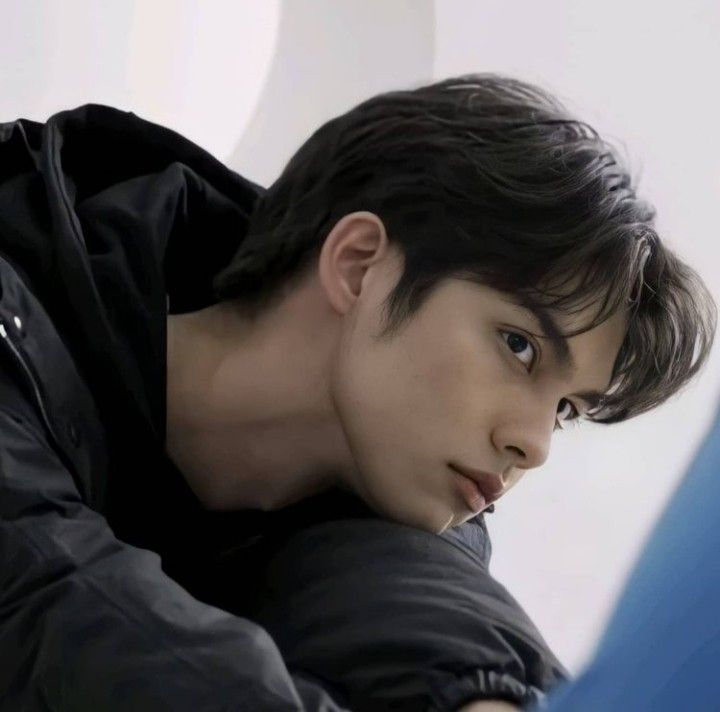
#> input picture setup/case1/anhgoc_case1.jpg, 720 x 712 px, found by its file name; the run also reads 1 picture not shown here
$ jupyter execute CSN_LOCTRUNGBINH.ipynb
#> lines starting #> are read from the running program, lines starting #| are printed output that depends on the picture
# Lọc trung bình

[cell 1]
from PIL import Image
import matplotlib.pyplot as plt
import numpy as np
from google.colab import files

# Bước 1: Đọc ảnh và chuyển sang ảnh xám
  # Tải ảnh lên từ máy tính
uploaded = files.upload()  # Hiển thị giao diện tải lên
#> the answer given: anhgoc_case1.jpg
uploaded_filename = list(uploaded.keys())[0]  # Lấy tên tệp đầu tiên được tải lên
print(f"Tệp được tải lên: {uploaded_filename}")
  # Đọc ảnh và chuyển sang ảnh xám
anh_nhieu = Image.open(uploaded_filename).convert("L")
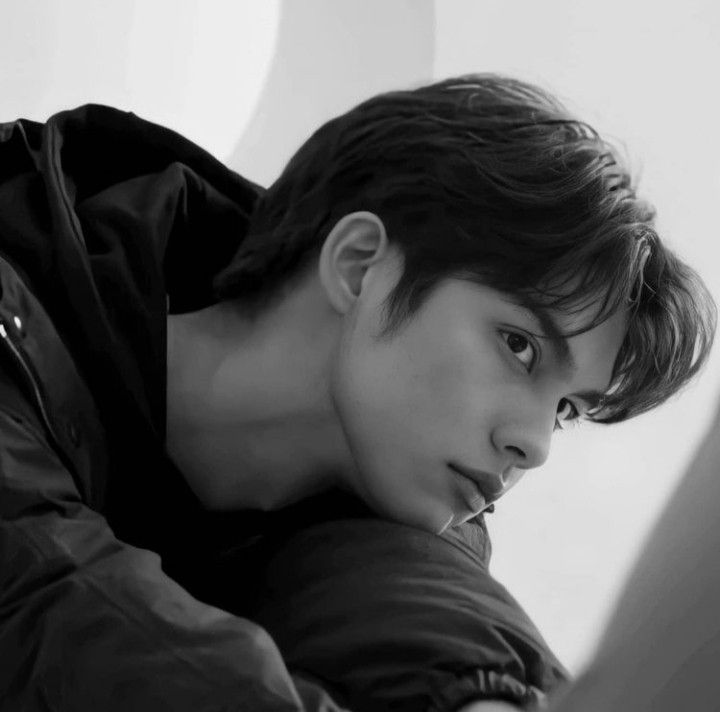
#> anh_nhieu: PIL image 720x712 L; min 0, max 252, mean 92.5
ma_tran_anh_nhieu = np.array(anh_nhieu)

# Bước 2: Xây dựng hàm lọc trung bình thủ công
def loc_trung_binh(anh, kich_thuoc_mat_na):
    """
    Thực hiện lọc trung bình trên ma trận ảnh.
    - Thêm padding để tránh lỗi biên.
    - Tính toán trung bình của các giá trị pixel trong một cửa sổ vuông.
    """
    dem = kich_thuoc_mat_na // 2  # Bán kính của kernel (kích thước cửa sổ / 2)
    chieu_cao, chieu_rong = anh.shape
    # Tạo padding xung quanh ảnh để tránh lỗi biên khi xử lý
    chieu_cao_padding = chieu_cao + 2 * dem
    chieu_rong_padding = chieu_rong + 2 * dem
    anh_padding = [[0] * chieu_rong_padding for _ in range(chieu_cao_padding)]
    # Sao chép nội dung ảnh gốc vào giữa ảnh padding
    # Các pixel được thêm vào biên sẽ có giá trị 0
    for i in range(chieu_cao):
        for j in range(chieu_rong):
            anh_padding[i + dem][j + dem] = anh[i][j]
   # Tạo ma trận kết quả để lưu các giá trị sau khi lọc
    anh_loc = [[0] * chieu_rong for _ in range(chieu_cao)]

    # Lọc trung bình: duyệt qua từng pixel trong ảnh gốc
    for i in range(chieu_cao):
        for j in range(chieu_rong):
            tong = 0
            so_phan_tu = 0
            # Lấy trung bình các giá trị trong cửa sổ kích thước `kich_thuoc_mat_na`
            for x in range(-dem, dem + 1):
                for y in range(-dem, dem + 1):
                    tong += anh_padding[i + dem + x][j + dem + y]
                    so_phan_tu += 1
            anh_loc[i][j] = tong // so_phan_tu  # Lấy giá trị trung bình (làm tròn xuống)
    return anh_loc

# Bước 3: Áp dụng hàm lọc trung bình với kích thước cửa sổ được chỉ định
  # Yêu cầu người dùng nhập kích thước mặt nạ
print("Chọn kích thước mặt nạ:")
print("3: Kích thước mặt nạ 3x3")
print("5: Kích thước mặt nạ 5x5")
print("7: Kích thước mặt nạ 7x7")
# Nhập kích thước mặt nạ
while True:
    try:
        kich_thuoc_mat_na = int(input())
        if kich_thuoc_mat_na in [3, 5, 7]:
            break
        else:
            print("Kích thước không hợp lệ! Vui lòng chỉ nhập 3, 5, hoặc 7.")
    except ValueError:
        print("Vui lòng nhập số hợp lệ.")
#> this loop made 1 pass; the answer given on pass 1: 3
# Hiển thị kết quả lựa chọn
print(f"Kích thước mặt nạ bạn chọn là: {kich_thuoc_mat_na}x{kich_thuoc_mat_na}")
ma_tran_anh_loc = loc_trung_binh(ma_tran_anh_nhieu, kich_thuoc_mat_na)
#> after the loop in loc_trung_binh, `for i in range(chieu_cao):`: anh_padding = 714 items
#> after the loop in loc_trung_binh, `for i in range(chieu_cao):`: anh_loc = 712 items
#> ma_tran_anh_loc = 712 items

# Bước 4: Hiển thị kết quả
plt.figure(figsize=(10, 5))

plt.suptitle("So sánh ảnh gốc và ảnh sau khi lọc trung bình",
             fontsize=20,
             fontweight='bold',
             fontname='DejaVu Sans')

# Hiển thị nhiễu đầu vào
plt.subplot(1, 2, 1)
plt.title("Ảnh đầu vào (bị nhiễu)")
plt.imshow(ma_tran_anh_nhieu, cmap="gray")  # Hiển thị ảnh ở thang độ xám
plt.axis("off")  # Tắt hiển thị trục
# Hiển thị ảnh sau khi lọc
plt.subplot(1, 2, 2)
plt.title(f"Ảnh sau lọc (Kích thước mặt nạ {kich_thuoc_mat_na}x{kich_thuoc_mat_na})")
plt.imshow(ma_tran_anh_loc, cmap="gray")  # Hiển thị ảnh đã lọc
plt.axis("off")  # Tắt hiển thị trục
# kết quả hiển thị
plt.tight_layout()  # Căn chỉnh bố cục
plt.show()
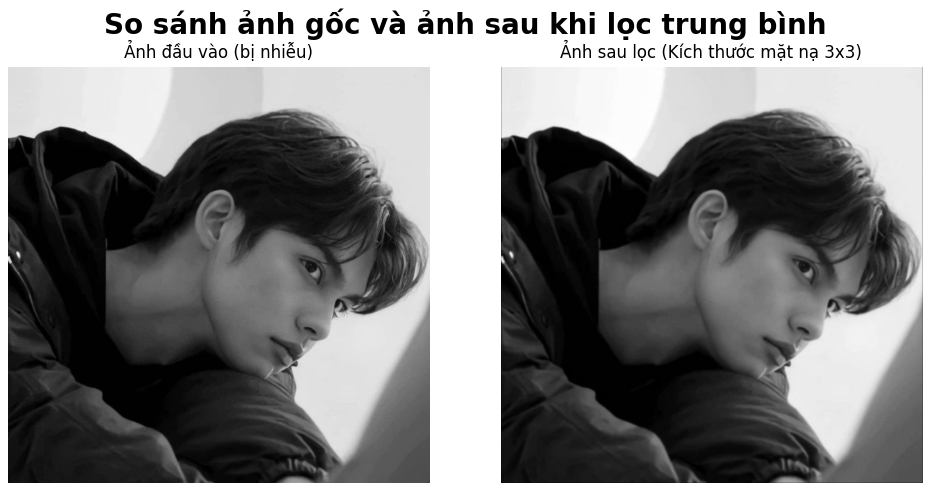
#> figure drawn by matplotlib, 2 panels

# Bước 5: Lưu ảnh kết quả
# Chuyển đổi danh sách `ma_tran_anh_loc` thành mảng NumPy
ma_tran_anh_loc_array = np.array(ma_tran_anh_loc)
# Lưu ảnh kết quả
output_filename =  f"Ảnh sau lọc với mặt nạ lọc_{kich_thuoc_mat_na}x{kich_thuoc_mat_na}.png"
Image.fromarray(ma_tran_anh_loc_array.astype(np.uint8)).save(output_filename)
files.download(output_filename)  # Tải ảnh kết quả về máy

# PSNR

[cell 2]
from google.colab import files

# Hàm tính PSNR
def tinh_psnr(anh_goc, anh_sau_xu_ly):
    """
    Tính chỉ số PSNR (Peak Signal-to-Noise Ratio) giữa hai ảnh.
    """
    mse = np.mean((anh_goc - anh_sau_xu_ly) ** 2)
    if mse == 0:
        return float('inf')  # Nếu không có lỗi (MSE = 0), PSNR là vô cùng.

    diemanh_toida = 255.0  # Giá trị pixel tối đa
    psnr = 10 * np.log10((diemanh_toida ** 2) / mse)
    return psnr

# Bước 1: Đọc ảnh gốc từ máy tính
print("Chọn tệp ảnh gốc (tham chiếu):")
uploaded_goc = files.upload()  # Hiển thị giao diện chọn tệp
#> the answer given: case1_std12.png
duong_dan_anh_goc = list(uploaded_goc.keys())[0]  # Lấy tên tệp ảnh gốc
anh_goc = Image.open(duong_dan_anh_goc).convert("L")  # Chuyển ảnh gốc sang grayscale
ma_tran_anh_goc = np.array(anh_goc)  # Chuyển ảnh gốc thành ma trận NumPy

# Tính PSNR giữa ảnh gốc và ảnh sau xử lý
psnr = tinh_psnr(ma_tran_anh_goc, ma_tran_anh_loc)  # ma_tran_anh_loc là kết quả sau lọc trung bình
#> in tinh_psnr, `mse = np.mean((anh_goc - anh_sau_xu_ly) ** 2)`: mse = 150
#> in tinh_psnr, `psnr = 10 * np.log10((diemanh_toida ** 2) / mse)`: psnr = 26.37
#> psnr = 26.37

# Hiển thị ảnh
plt.figure(figsize=(10, 5))

plt.suptitle("So sánh ảnh gốc, ảnh nhiễu và ảnh sau xử lý\n",
             fontsize=20,
             fontweight='bold')


# Ảnh gốc
plt.subplot(1, 3, 1)
plt.title("Ảnh gốc (tham chiếu)")
plt.imshow(ma_tran_anh_goc, cmap="gray")
plt.axis("off")

# Ảnh nhiễu
plt.subplot(1, 3, 2)
plt.title("Ảnh nhiễu (input)")
plt.imshow(ma_tran_anh_nhieu, cmap="gray")
plt.axis("off")

# Ảnh sau xử lý
plt.subplot(1, 3, 3)
plt.title(f"Ảnh sau xử lý (output)")
plt.imshow(ma_tran_anh_loc, cmap="gray")
plt.axis("off")

# Căn chỉnh và hiển thị hình ảnh
plt.tight_layout()
plt.show()
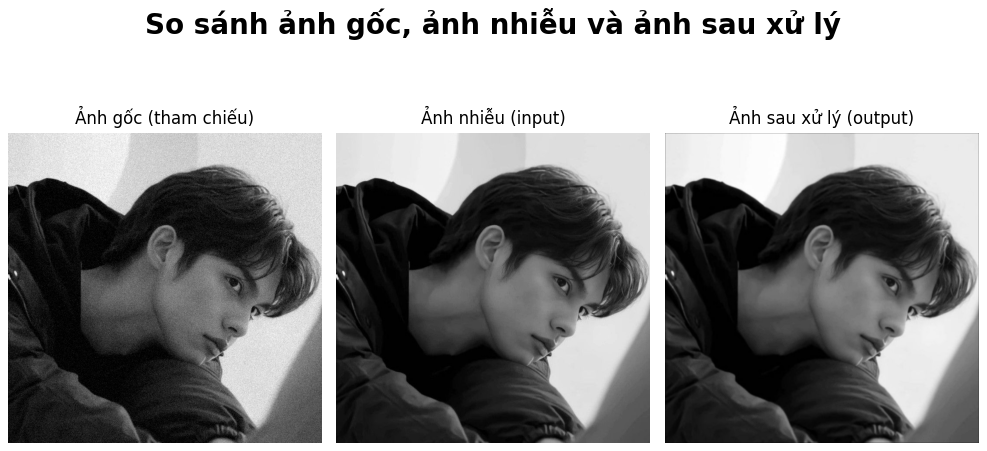
#> figure drawn by matplotlib, 3 panels

# Hiển thị kết quả PSNR
print(f"\nChỉ số PSNR giữa ảnh gốc và ảnh sau xử lý: {psnr:.3f} dB")
#| Chỉ số PSNR giữa ảnh gốc và ảnh sau xử lý: 26.369 dB

# SSIM

[cell 3]
# Hàm tính SSIM
def tinh_ssim(ma_tran_anh_goc, ma_tran_anh_loc):
    """
    Tính chỉ số SSIM (Structural Similarity Index Measure) giữa hai ảnh.
    """
    # Các hằng số dùng trong công thức SSIM để ổn định tính toán
    C1 = 6.5025
    C2 = 58.5225

    # Đảm bảo ảnh ở dạng float64 để tính toán chính xác
    ma_tran_anh_goc = np.array(ma_tran_anh_goc, dtype=np.float64)
    ma_tran_anh_loc = np.array(ma_tran_anh_loc, dtype=np.float64)

    # Tính trung bình, phương sai và hiệp phương sai
    trung_binh_goc = ma_tran_anh_goc.mean()
    trung_binh_loc = ma_tran_anh_loc.mean()

    phuong_sai_goc = ma_tran_anh_goc.var()
    phuong_sai_loc = ma_tran_anh_loc.var()

    hiep_phuong_sai = ((ma_tran_anh_goc - trung_binh_goc) * (ma_tran_anh_loc - trung_binh_loc)).mean()

    # Áp dụng công thức SSIM
    tu_so = (2 * trung_binh_goc * trung_binh_loc + C1) * (2 * hiep_phuong_sai + C2)
    mau_so = (trung_binh_goc**2 + trung_binh_loc**2 + C1) * (phuong_sai_goc + phuong_sai_loc + C2)
    ssim = tu_so / mau_so

    return ssim

# Tính SSIM giữa ảnh gốc và ảnh sau xử lý
ssim = tinh_ssim(ma_tran_anh_goc, ma_tran_anh_loc)
#> in tinh_ssim, `trung_binh_goc = ma_tran_anh_goc.mean()`: trung_binh_goc = 92.64
#> in tinh_ssim, `trung_binh_loc = ma_tran_anh_loc.mean()`: trung_binh_loc = 91.96
#> in tinh_ssim, `phuong_sai_goc = ma_tran_anh_goc.var()`: phuong_sai_goc = 6911.2
#> in tinh_ssim, `phuong_sai_loc = ma_tran_anh_loc.var()`: phuong_sai_loc = 6849.8
#> in tinh_ssim, `hiep_phuong_sai = ((ma_tran_anh_goc - trung_binh_goc) * (ma_tran_anh_l..`: hiep_phuong_sai = 6805.7
#> in tinh_ssim, `tu_so = (2 * trung_binh_goc * trung_binh_loc + C1) * (2 * hiep_phuong_..`: tu_so = 232985350.3
#> in tinh_ssim, `mau_so = (trung_binh_goc**2 + trung_binh_loc**2 + C1) * (phuong_sai_go..`: mau_so = 235541078.4
#> in tinh_ssim, `ssim = tu_so / mau_so`: ssim = 0.989
#> ssim = 0.989

# Hiển thị ảnh
plt.figure(figsize=(10, 5))

plt.suptitle("So sánh ảnh gốc, ảnh nhiễu và ảnh sau xử lý\n",
             fontsize=20,
             fontweight='bold')


# Ảnh gốc
plt.subplot(1, 3, 1)
plt.title("Ảnh gốc (tham chiếu)")
plt.imshow(ma_tran_anh_goc, cmap="gray")
plt.axis("off")

# Ảnh nhiễu
plt.subplot(1, 3, 2)
plt.title("Ảnh nhiễu (input)")
plt.imshow(ma_tran_anh_nhieu, cmap="gray")
plt.axis("off")

# Ảnh sau xử lý
plt.subplot(1, 3, 3)
plt.title(f"Ảnh sau xử lý (output)")
plt.imshow(ma_tran_anh_loc, cmap="gray")
plt.axis("off")

# Căn chỉnh và hiển thị hình ảnh
plt.tight_layout()
plt.show()

# Hiển thị kết quả SSIM
print(f"\nChỉ số SSIM giữa ảnh gốc và ảnh qua hàm lọc trung bình: {ssim:.3f}")
#| Chỉ số SSIM giữa ảnh gốc và ảnh qua hàm lọc trung bình: 0.989
